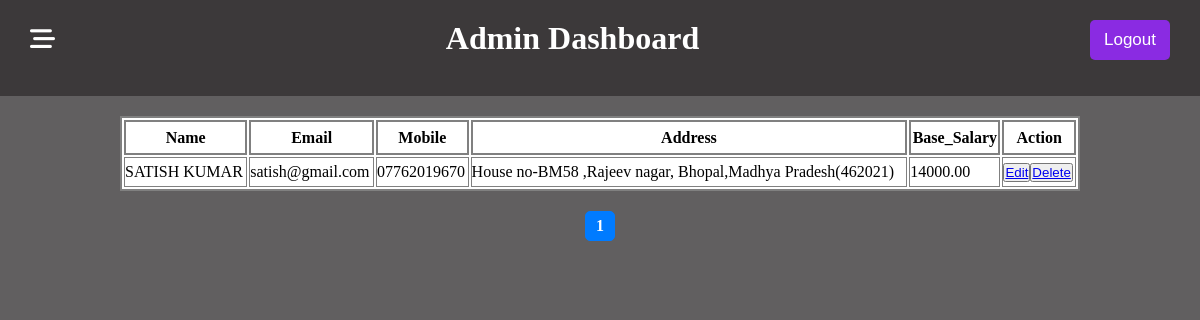
Before: /Employeelist?page=2 (signed in) with the older database file.
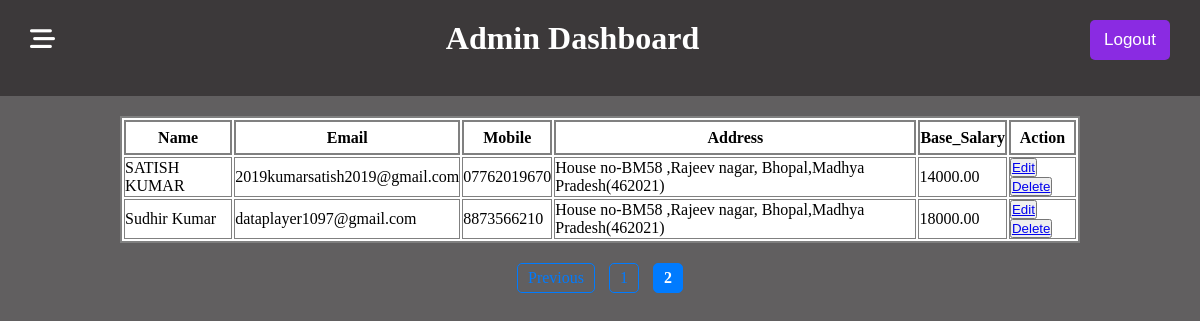
After: the same page with the newer database file.
### app1/models.py (models this page shows, shortened)
class Employee(models.Model):
    name = models.CharField(max_length=100)
    email = models.EmailField()
    mobile = models.CharField(max_length=13)
    address = models.CharField(max_length=200)
    base_salary = models.DecimalField(max_digits=8, decimal_places=2)

### app1/views.py (the view)
# urls.py: path("Employeelist", views.Employeelist, name="Employeelist"),
def Employeelist(request):
    user = request.session.get("user")
    if user is not None:
        employees = Employee.objects.all().order_by(Lower("name"))
        paginator = Paginator(employees, 10)
        page_number = request.GET.get("page")
        employee_paginator = paginator.get_page(page_number)
        return render(
            request, "Employee.html", {"employee_paginator": employee_paginator}
        )
    else:
        return redirect("login")

### app1/templates/Employee.html (shortened to what this page needs)
{% extends "base.html" %}
{% block container %}
<div class="salarydetail">
    <table>
        <tr>
            <th>Name</th>
            <th>Email</th>
            <th>Mobile</th>
            <th>Address</th>
            <th>Base_Salary</th>
            <th>Action</th>
        </tr>
        {% for i in employee_paginator %}
        <tr>
            <td>{{i.name}}</td>
            <td>{{i.email}}</td>
            <td>{{i.mobile}}</td>
            <td>{{i.address}}</td>
            <td>{{i.base_salary}}</td>
            <td><button><a href="{% url 'EditEmployee' i.id %}">Edit</a></button><button><a
                        href="{% url 'deleteEmployee' i.id %}">Delete</a></button></td>
        </tr>
        {% endfor %}
    </table>
</div>
<div class="pagination">
    {% if employee_paginator.has_previous %}
    <a href="?page={{ salary_paginator.previous_page_number }}">Previous</a>
    {% endif %}
    <span>
        {% for num in employee_paginator.paginator.page_range %}
        {% if employee_paginator.number == num %}
        <strong>{{ num }}</strong>
        {% else %}
        <a href="?page={{ num }}">{{ num }}</a>
        {% endif %}
        {% endfor %}
    </span>
</div>
{% endblock container %}

Changed rows visible on the page:
changed Employee "SATISH KUMAR": email "satish@gmail.com" → "2019kumarsatish2019@gmail.com"
added Employee: name "Sudhir Kumar", email "dataplayer1097@gmail.com", mobile "8873566210", address "House no-BM58 ,Rajeev nagar, Bhopal,Madhya Pradesh(462021)", base_salary "18000.00"
Other visible differences:
new list line: "2"
list line gone: "1"
